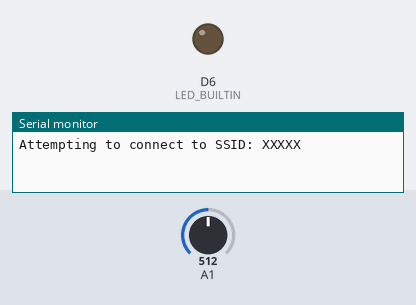
The sketch below on a simulated Arduino MKR. Shown: output pins drawn as LEDs (lit = HIGH), the last lines printed to the serial monitor. Dashed ring = blinking. The inputs (shaded band) are chosen by the test bench; at power-on: A1 = 512. WiFi joins after 1.5 s; servers stay silent unless stated.

Above: at 2.0 s.
At 3.7 s:
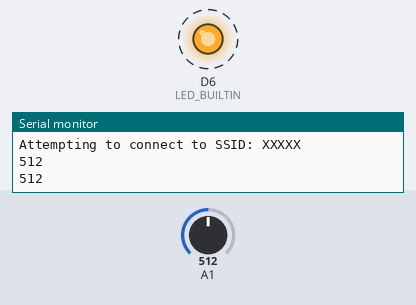
Timing chart, 0 to 4.5 s (numbered marks = the images above):
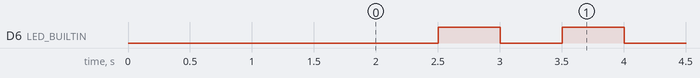

The sketch:

sketch.ino
```cpp
#include <SPI.h>
#include <WiFiNINA.h>

// 接続先WiFiアクセスポイントのSSIDとパスワード
#define SECRET_WIFI_SSID "XXXXX"
#define SECRET_WIFI_PASS "XXXXX"

// WiFiまわりのステータス。初期値はアイドル状態
int status = WL_IDLE_STATUS;
// WiFi client
WiFiClient client;

// 圧力(1~1024)
int pressure_level = 1;
// 開けっ放しのカウント
int count_with_open = 0;

void setup() {
  pinMode(LED_BUILTIN, OUTPUT);

  Serial.begin(9600);

  // WiFiモジュールが確認できるまで待つ
  if (WiFi.status() == WL_NO_MODULE) {
    while (true);
  }

  // ファームウェアバージョン確認
  String fv = WiFi.firmwareVersion();
  if (fv < WIFI_FIRMWARE_LATEST_VERSION) {
    Serial.println("Please upgrade the firmware");

  }

  // WiFiアクセスポイントへ接続
  while (status != WL_CONNECTED) {

    Serial.print("Attempting to connect to SSID: ");
    Serial.println(SECRET_WIFI_SSID);

    status = WiFi.begin(SECRET_WIFI_SSID, SECRET_WIFI_PASS);
    if (status != WL_CONNECTED) {
      // WiFiアクセスポイントへの接続ができなければ10秒待つ
      delay(10000);
    }
  }
}

void loop() {
  // 1秒待つ。ついでに内蔵LEDを明滅させ動作していることをわかりやすく
  delay(500);
  digitalWrite(LED_BUILTIN, LOW);
  delay(500);
  digitalWrite(LED_BUILTIN, HIGH);

  pressure_level = 1024 - analogRead(1);
  Serial.println(pressure_level);

  if (pressure_level > 100) {
    // 圧力が100以上の場合は閉じているとする
    // 開けっ放しカウントをクリア
    count_with_open = 0;
  } else {
    // 開けっ放しカウントをインクリメント
    count_with_open++;

    // もし開けっ放しカウントが5を超えた場合アラート送信
    if (count_with_open > 5) {
      // アラートを送信
      requestToServer();

      // アラートを送信した場合、内蔵LEDを付けて5秒待つ(LEDつけっぱなしにしてアラート送信したことをわかりやすく)
      digitalWrite(LED_BUILTIN, HIGH);
      delay(5000);
      digitalWrite(LED_BUILTIN, LOW);
    }
  }
}

void requestToServer() {
  // インターネット上のサーバーにリクエストを送信
  if (client.connect("XXX.XXX.XXX.XXX", 8089)) {
    client.println("POST /index.php HTTP/1.1");
    client.println("Connection: close");
    client.println();
  }
}
```

Measured:
- by itself, D6 (LED_BUILTIN): alternates HIGH for 0.50 s and LOW for 0.50 s
